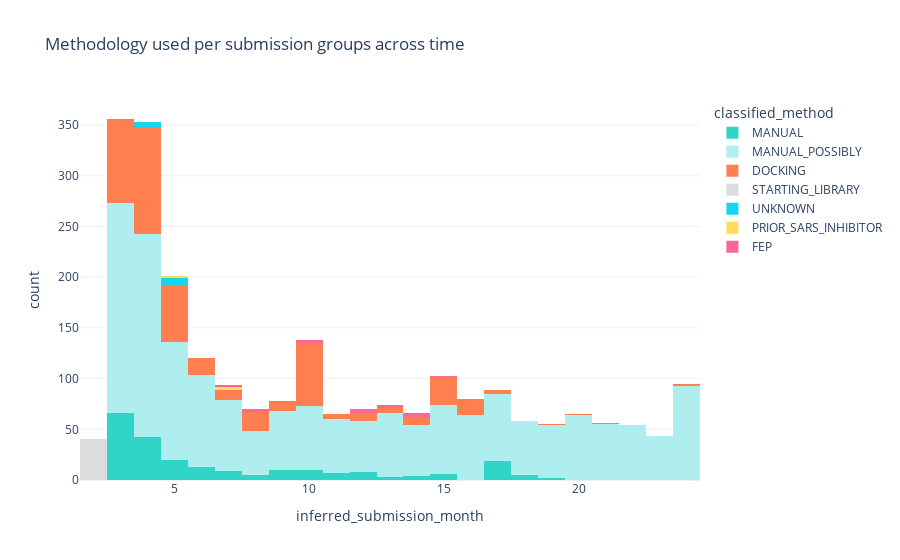

Notebook code for this chart:
### Code cell
import plotly.express as px

fig = px.histogram(moonshot.drop_duplicates('CID_group'), 
                     'inferred_submission_month', 
                     color='classified_method',
                     color_discrete_map = {'DOCKING': '#ff7f50', 'MANUAL':'#30d5c8','MANUAL_POSSIBLY': '#afeeee',
                                           'PRIOR_SARS_INHIBITOR':'#ffdb58','STARTING_LIBRARY': 'gainsboro'},
                     title='Methodology used per submission groups across time',
                     template='plotly_white',
                    )
#fig.write_image("methodology_time.svg", width=800, height=800, scale=2)
fig

### Figure 1 — Plotly figure (JSON) as saved in the notebook; plotly's stock layout.template omitted (floating-point values rounded to 4 significant figures; data arrays with more than 128 entries replaced by an {"elided": "..."} marker saying what was removed)
{"data": [{"alignmentgroup": "True", "bingroup": "x", "hovertemplate": "classified_method=MANUAL<br>inferred_submission_month=%{x}<br>count=%{y}<extra></extra>", "legendgroup": "MANUAL", "marker": {"color": "#30d5c8", "pattern": {"shape": ""}}, "name": "MANUAL", "offsetgroup": "MANUAL", "orientation": "v", "showlegend": true, "type": "histogram", "x": {"elided": "229 int values"}, "xaxis": "x", "yaxis": "y"}, {"alignmentgroup": "True", "bingroup": "x", "hovertemplate": "classified_method=MANUAL_POSSIBLY<br>inferred_submission_month=%{x}<br>count=%{y}<extra></extra>", "legendgroup": "MANUAL_POSSIBLY", "marker": {"color": "#afeeee", "pattern": {"shape": ""}}, "name": "MANUAL_POSSIBLY", "offsetgroup": "MANUAL_POSSIBLY", "orientation": "v", "showlegend": true, "type": "histogram", "x": {"elided": "1677 int values"}, "xaxis": "x", "yaxis": "y"}, {"alignmentgroup": "True", "bingroup": "x", "hovertemplate": "classified_method=DOCKING<br>inferred_submission_month=%{x}<br>count=%{y}<extra></extra>", "legendgroup": "DOCKING", "marker": {"color": "#ff7f50", "pattern": {"shape": ""}}, "name": "DOCKING", "offsetgroup": "DOCKING", "orientation": "v", "showlegend": true, "type": "histogram", "x": {"elided": "438 int values"}, "xaxis": "x", "yaxis": "y"}, {"alignmentgroup": "True", "bingroup": "x", "hovertemplate": "classified_method=STARTING_LIBRARY<br>inferred_submission_month=%{x}<br>count=%{y}<extra></extra>", "legendgroup": "STARTING_LIBRARY", "marker": {"color": "gainsboro", "pattern": {"shape": ""}}, "name": "STARTING_LIBRARY", "offsetgroup": "STARTING_LIBRARY", "orientation": "v", "showlegend": true, "type": "histogram", "x": [2, 2, 2, 2, 2, 2, 2, 2, 2, 2, 2, 2, 2, 2, 2, 2, 2, 2, 2, 2, 2, 2, 2, 2, 2, 2, 2, 2, 2, 2, 2, 2, 2, 2, 2, 2, 2, 2, 2, 2], "xaxis": "x", "yaxis": "y"}, {"alignmentgroup": "True", "bingroup": "x", "hovertemplate": "classified_method=UNKNOWN<br>inferred_submission_month=%{x}<br>count=%{y}<extra></extra>", "legendgroup": "UNKNOWN", "marker": {"color": "#19d3f3", "pattern": {"shape": ""}}, "name": "UNKNOWN", "offsetgroup": "UNKNOWN", "orientation": "v", "showlegend": true, "type": "histogram", "x": [4, 4, 4, 4, 4, 4, 5, 5, 5, 5, 5, 5, 5], "xaxis": "x", "yaxis": "y"}, {"alignmentgroup": "True", "bingroup": "x", "hovertemplate": "classified_method=PRIOR_SARS_INHIBITOR<br>inferred_submission_month=%{x}<br>count=%{y}<extra></extra>", "legendgroup": "PRIOR_SARS_INHIBITOR", "marker": {"color": "#ffdb58", "pattern": {"shape": ""}}, "name": "PRIOR_SARS_INHIBITOR", "offsetgroup": "PRIOR_SARS_INHIBITOR", "orientation": "v", "showlegend": true, "type": "histogram", "x": [5, 5, 7, 7, 7], "xaxis": "x", "yaxis": "y"}, {"alignmentgroup": "True", "bingroup": "x", "hovertemplate": "classified_method=FEP<br>inferred_submission_month=%{x}<br>count=%{y}<extra></extra>", "legendgroup": "FEP", "marker": {"color": "#FF6692", "pattern": {"shape": ""}}, "name": "FEP", "offsetgroup": "FEP", "orientation": "v", "showlegend": true, "type": "histogram", "x": [7, 7, 8, 8, 8, 9, 10, 10, 10, 12, 12, 12, 12, 13, 13, 13, 14, 14, 14, 14, 15], "xaxis": "x", "yaxis": "y"}], "layout": {"autosize": true, "barmode": "relative", "legend": {"title": {"text": "classified_method"}, "tracegroupgap": 0}, "title": {"text": "Methodology used per submission groups across time"}, "xaxis": {"anchor": "y", "autorange": true, "domain": [0, 1], "range": [1.5, 24.5], "title": {"text": "inferred_submission_month"}, "type": "linear"}, "yaxis": {"anchor": "x", "autorange": true, "domain": [0, 1], "range": [0, 374.7], "title": {"text": "count"}}}}
